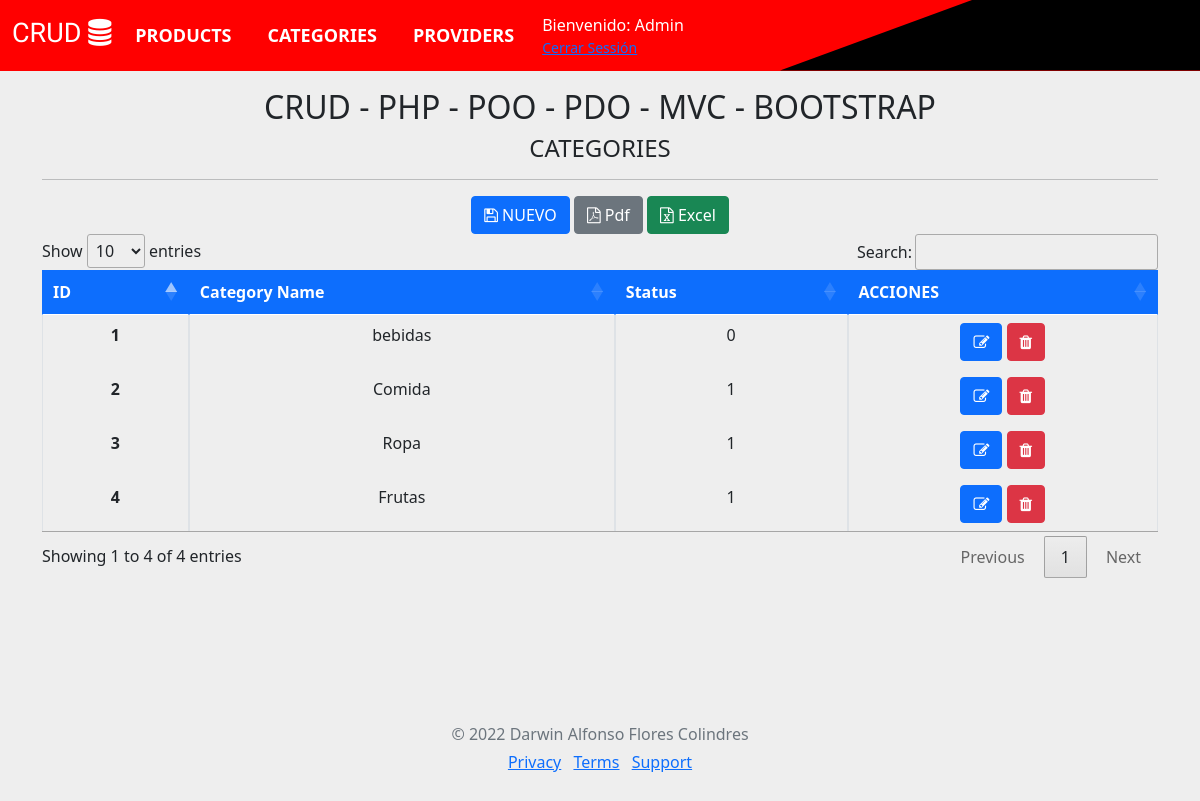
Screenshot of /?view=category with the database file from the repository.
### tables this page shows
CREATE TABLE `category` (
  `idcategory` int(11) NOT NULL,
  `nombre` varchar(100) NOT NULL,
  `estado` tinyint(1) NOT NULL
);

### controller/Category.controller.php (called while the page is built, shortened)
<?php
require_once "model/Category.php";
class CategoryController
{
    public function Index()
    {
        $category = new Category();
        require_once 'view/assets/header.php';
        require_once 'view/category/index.php';
        require_once 'view/assets/pie.php';
    }
}

### config/Conexion.php (called while the page is built)
<?php
class Conexion
{
    private $servidor = "";
    private $nombredb = "bod6pgzou7dhl5z3zhc0";
    private $usuario = "uliugavf08ai03uk";
    private $password = "F9ht55y9HYJzZAcUclYN";
    private $puerto = "3306";
    function getServidor()
    {
        return $this->servidor;
    }
    function getNombredb()
    {
        return $this->nombredb;
    }
    function getUsuario()
    {
        return $this->usuario;
    }
    function getPassword()
    {
        return $this->password;
    }
    function getPuerto()
    {
        return $this->puerto;
    }
    public  function Conectar()
    {
        $opciones = array(PDO::MYSQL_ATTR_INIT_COMMAND => "SET NAMES UTF8");
        try {
            $conexion = new PDO("mysql:host=" . $this->getServidor() . ";port=" . $this->getPuerto() . ";dbname=" . $this->getNombredb(), $this->getUsuario(), $this->getPassword(), $opciones);
            return $conexion;
        } catch (Exception $e) {
            die("El error de la conexión es: " . $e->getMessage());
        }
    }
}

### model/Category.php (called while the page is built, shortened)
<?php
class Category
{
    private $pdo;
    public function __CONSTRUCT()
    {
        $conn = new Conexion();
        try {
            $this->pdo = $conn->Conectar();
        } catch (Exception $e) {
            die($e->getMessage());
        }
    }
    public function Listar()
    {
        try {
            $stm = $this->pdo->prepare("SELECT * FROM category order by idcategory desc");
            $stm->execute();
            return $stm->fetchAll(PDO::FETCH_OBJ);
        } catch (Exception $e) {
            die($e->getMessage());
        }
    }
}

### view/category/index.php (the view, shortened to what this page needs)
<div class="py-5 text-center">
    <h2>CRUD - PHP - POO - PDO - MVC - BOOTSTRAP</h2>
    <h4>CATEGORIES</h4>
    <hr>
    <button type="button" class="btn btn-primary"><i class="fa fa-save"></i> NUEVO</button>
    <a href="?view=category&a=Pdf" target="_blank" class="btn btn-secondary"><i class="fa fa-file-pdf-o"></i> Pdf</a>
    <a href="?view=category&a=Excel" target="_blank" class="btn btn-success"><i class="fa fa-file-excel-o"></i>
        Excel</a>
    <table class="table table-bordered table-hover table-stripped" id="myTable">
        <thead class="btn-primary">
            <tr>
                <th scope="col">ID</th>
                <th scope="col">Category Name</th>
                <th scope="col">Status</th>
                <th>ACCIONES</th>
            </tr>
        </thead>
        <tbody>
            <?php
            if (count($category->Listar()) > 0) {
                foreach ($category->Listar() as $datos) {
            ?>
            <tr>
                <th><?php echo $datos->idcategory;  ?></th>
                <td><?php echo $datos->nombre;  ?></td>
                <td><span><?php echo $datos->estado;  ?></span></td>
                <td><a href="#" class="btn btn-primary"> <i class="fa fa-edit" aria-hidden="true"></i>
                    </a>&nbsp;<button type="button" class="btn btn-danger"> <i class="fa fa-trash"
                            aria-hidden="true"></i>
                    </button></td>
            </tr>
            <?php
                }
            } else {
                echo "<tr><td colspan='3'>No se encontraron registros</td></tr>";
            }
            ?>
        </tbody>
    </table>
</div>

### assets/css/style.css (style rules this page uses)
body { background-color: #eee; }

### view/assets/header.php (style rules this page uses)
body { min-height: 20rem; padding-top: 2.5rem; }

### rows the page displays
category: idcategory "4", nombre "Frutas", estado "1"
category: idcategory "3", nombre "Ropa", estado "1"
category: idcategory "2", nombre "Comida", estado "1"
category: idcategory "1", nombre "bebidas", estado "0"
